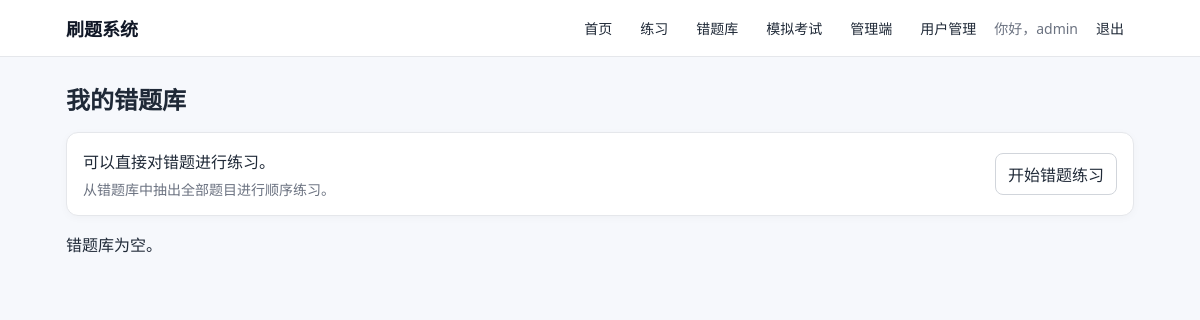
The page /wrong (signed in) on the database as committed earlier.
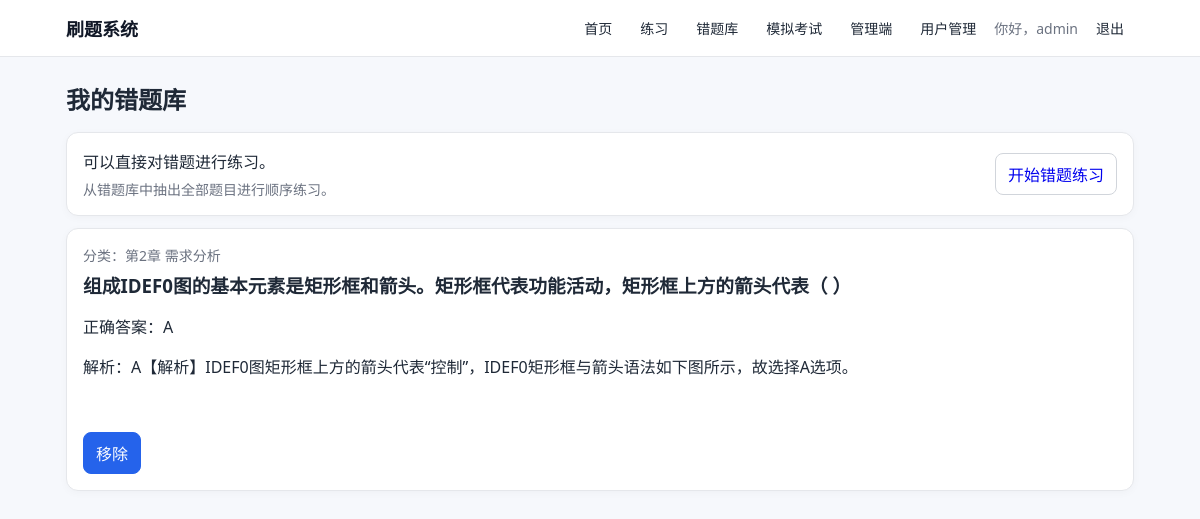
The same page on the database as committed later.
### app.py (models this page shows, shortened)
class User(UserMixin, db.Model):
    id = db.Column(db.Integer, primary_key=True)
    username = db.Column(db.String(80), unique=True, nullable=False)
    password_hash = db.Column(db.String(255), nullable=False)
    is_admin = db.Column(db.Boolean, default=False)

class WrongQuestion(db.Model):
    id = db.Column(db.Integer, primary_key=True)
    user_id = db.Column(db.Integer, db.ForeignKey("user.id"), nullable=False)
    question_id = db.Column(db.Integer, db.ForeignKey("question.id"), nullable=False)
    created_at = db.Column(db.DateTime, default=datetime.utcnow)
    __table_args__ = (db.UniqueConstraint("user_id", "question_id", name="uq_wrong"),)

class Category(db.Model):
    id = db.Column(db.Integer, primary_key=True)
    name = db.Column(db.String(120), unique=True, nullable=False)
    description = db.Column(db.String(300), default="")
    sort_order = db.Column(db.Integer, default=0)

class Question(db.Model):
    id = db.Column(db.Integer, primary_key=True)
    category_id = db.Column(db.Integer, db.ForeignKey("category.id"), nullable=False)
    qtype = db.Column(db.String(20), nullable=False)  # single / multiple / blank
    stem = db.Column(db.Text, nullable=False)
    correct_answer = db.Column(db.String(300), nullable=False)  # A or A,C or text
    explanation = db.Column(db.Text, default="")
    created_at = db.Column(db.DateTime, default=datetime.utcnow)
    category = db.relationship("Category", backref=db.backref("questions", lazy=True))

### app.py (the view)
@app.route("/wrong")
@login_required
def wrong_list():
    wrongs = (
        db.session.query(WrongQuestion, Question, Category)
        .join(Question, WrongQuestion.question_id == Question.id)
        .join(Category, Question.category_id == Category.id)
        .filter(WrongQuestion.user_id == current_user.id)
        .order_by(WrongQuestion.created_at.desc())
        .all()
    )
    return render_template("wrong_list.html", wrongs=wrongs)

### app.py (called while the page is built)
@login_manager.user_loader
def load_user(user_id):
    return db.session.get(User, int(user_id))

@app.template_filter("render_stem")
def render_stem(stem: str) -> str:
    s = str(stem or "")
    s = s.replace("{blank}", "(_____)")
    s = s.replace("&nbsp;", "\u00A0").replace("&nbsp", "\u00A0")
    return Markup(s)

### templates/wrong_list.html (shortened to what this page needs)
{% extends "base.html" %}
{% block content %}
<h2>我的错题库</h2>
<div class="card">
  <div class="row" style="justify-content:space-between;">
    <div>
      <p style="margin:0;">可以直接对错题进行练习。</p>
      <p class="muted" style="margin:6px 0 0;">从错题库中抽出全部题目进行顺序练习。</p>
    </div>
    <a
      href="{{ url_for('wrong_practice_start') }}"
      class="{% if wrongs|length == 0 %}btn-light{% endif %}"
      style="text-decoration:none; padding:8px 12px; border-radius:8px; border:1px solid #d1d5db; background:#fff;"
      >开始错题练习
    </a>
  </div>
</div>
{% for wrong, q, c in wrongs %}
  <div class="card">
    <div class="muted">分类：{{ c.name }}</div>
    <h3>{{ q.stem|render_stem }}</h3>
    <p>正确答案：{{ q.correct_answer }}</p>
    <p>解析：{{ q.explanation|render_explanation }}</p>
    <form method="post" action="{{ url_for('wrong_remove', question_id=q.id) }}">
      <button type="submit">移除</button>
    </form>
  </div>
{% else %}
  <p>错题库为空。</p>
{% endfor %}
{% endblock %}

### templates/base.html (shortened to what this page needs)
<!doctype html>
<html lang="zh-CN">
<head>
</head>
<body>
  <header class="topbar">
    <div class="topbar-inner">
      <a class="brand" href="{{ url_for('index') }}">刷题系统</a>
      <nav>
        <a href="{{ url_for('index') }}">首页</a>
        {% if current_user.is_authenticated %}
          <a href="{{ url_for('practice_categories') }}">练习</a>
          <a href="{{ url_for('wrong_list') }}">错题库</a>
          <a href="{{ url_for('exam_start') }}">模拟考试</a>
          {% if current_user.is_admin %}
            <a href="{{ url_for('admin_home') }}">管理端</a>
            <a href="{{ url_for('admin_users') }}">用户管理</a>
          {% endif %}
          <span class="muted">你好，{{ current_user.username }}</span>
          <a href="{{ url_for('logout') }}">退出</a>
        {% else %}
          <a href="{{ url_for('login') }}">登录</a>
        {% endif %}
      </nav>
    </div>
  </header>
  <main class="container">
    {% block content %}{% endblock %}
  </main>
</body>
</html>

### templates/base.html (style rules this page uses)
:root { --bg: #f6f8fc; --text: #1f2937; --muted: #6b7280; --primary: #2563eb; --primary-hover: #1e4fcc; --card: #ffffff; --border: #e5e7eb; --success-bg: #e7f8ee; --success-text: #146c2e; --error-bg: #ffeaea; --error-text: #9e1b1b; }
* { box-sizing: border-box; }
body { margin: 0; font-family: "Segoe UI", "PingFang SC", Arial, sans-serif; color: var(--text); background: var(--bg); }
.container { max-width: 1100px; margin: 0 auto; padding: 16px; }
.topbar { background: #fff; border-bottom: 1px solid var(--border); position: sticky; top: 0; z-index: 50; }
.topbar-inner { max-width: 1100px; margin: 0 auto; padding: 12px 16px; display: flex; align-items: center; justify-content: space-between; gap: 12px; flex-wrap: wrap; }
.brand { font-size: 18px; font-weight: 700; color: #111827; text-decoration: none; }
nav { display: flex; align-items: center; gap: 8px; flex-wrap: wrap; }
nav a, nav span { font-size: 14px; }
nav a { text-decoration: none; color: #1f2937; padding: 6px 10px; border-radius: 6px; }
h2 { margin: 8px 0 16px; font-size: 24px; }
h3 { margin: 6px 0 10px; }
.card { background: var(--card); border: 1px solid var(--border); border-radius: 12px; padding: 16px; margin: 12px 0; box-shadow: 0 2px 8px rgba(0, 0, 0, 0.03); }
.row { display: flex; gap: 10px; align-items: center; flex-wrap: wrap; }
.muted { color: var(--muted); font-size: 14px; }
input, select, textarea, button { font: inherit; }
button { cursor: pointer; border: 1px solid var(--primary); background: var(--primary); color: #fff; border-radius: 8px; padding: 8px 12px; }

Rows that differ between the two databases and show on the page:
added WrongQuestion: name "第2章 需求分析", stem|render_stem "组成IDEF0图的基本元素是矩形框和箭头。矩形框代表功能活动，矩形框上方的箭头代表（ ）", correct_answer "A", explanation|render_explanation "A【解析】IDEF0图矩形框上方的箭头代表“控制”，IDEF0矩形框与箭头语法如下图所示，故选择A选项。"
Other text that changed with them:
text no longer shown: "错题库为空。"
